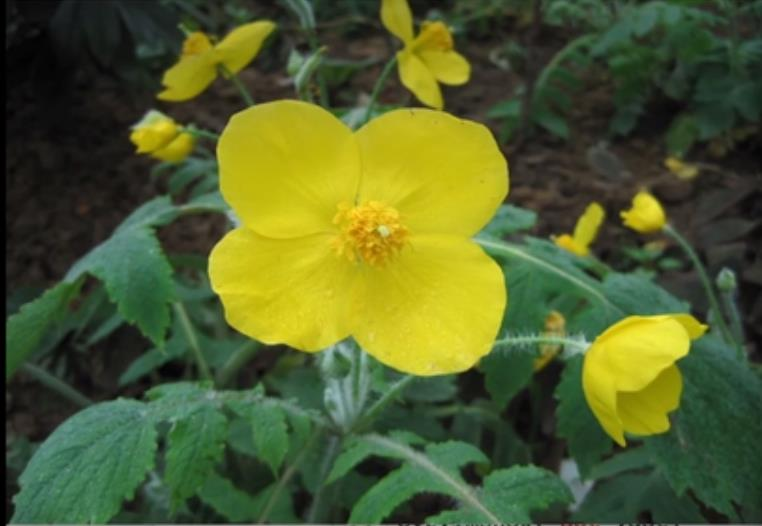
#> input picture opencv_python sample code/图片美化效果/01.jpg, 762 x 526 px
$ jupyter execute '彩色图片直方图.ipynb'
#> lines starting #> are read from the running program, lines starting #| are printed output that depends on the picture
[cell 1]
# 彩色图片直方图的绘制
import cv2
import numpy as np

# 直方图的绘制函数
def drawHist(img,type):
    color = (255,255,255)
    windowName = 'Gray'
    if type == 31:
        color = (255,0,0)
        windowName = 'B hist'
    elif type == 32:
        color = (0,255,0)
        windowName = 'G hist'
    elif type == 33:
        color = (0,0,255)
        windowName = 'R hist'
    # calcHist(images, channels, mask, histSize, ranges[, hist[, accumulate]]) -> hist
    hist = cv2.calcHist([img],[0],None,[256],[0.0,255.0])   # 计算直方图数据
    # 获取直方图的最小值，最大值，最小值下标，最大值下标
    # minMaxLoc(src[, mask]) -> minVal, maxVal, minLoc, maxLoc,src是指直方图数据
    minV,maxV,minIdx,maxIdx = cv2.minMaxLoc(hist)
    # 定义直方图画布
    histImg = np.zeros([256,256,3],np.uint8)
    # 绘制
    for h in range(256):
        intenNormal = int(hist[h]*256/maxV)
        cv2.line(histImg,(h,256),(h,256-intenNormal),color)
    cv2.imshow(windowName,histImg)

info = (500,500,3)
dst = cv2.imread("01.jpg")
#> dst is the input picture: shape (526, 762, 3); mean B, G, R 44.6, 94.4, 81.8
# 将图片的3个通道分离
channels = cv2.split(dst)
drawHist(channels[0],31)
#> in drawHist, `hist = cv2.calcHist([img],[0],None,[256],[0.0,255.0])`: hist = 256 values, max 8391 at index 34, min 0 at index 184, mean 1565.7
#> in drawHist, `minV,maxV,minIdx,maxIdx = cv2.minMaxLoc(hist)`: minV = 0; maxV = 8391; minIdx = (0, 184); maxIdx = (0, 34)
#> the loop in drawHist, `for h in range(256):` made 256 passes
#> intenNormal on passes 1 to 3: 73, 27, 20
#> after the loop in drawHist, `for h in range(256):`:
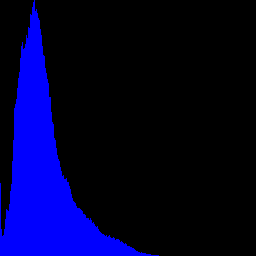
#> histImg: shape (256, 256, 3); mean of channels 0, 1, 2 47.2, 0, 0; drawn as B, G, R
drawHist(channels[1],32)
#> call 2 of drawHist, with type = 32
#> in drawHist (call 2), `hist = cv2.calcHist([img],[0],None,[256],[0.0,255.0])`: hist = 256 values, max 3668 at index 47, min 0 at index 240, mean 1565.7
#> in drawHist (call 2), `minV,maxV,minIdx,maxIdx = cv2.minMaxLoc(hist)`: maxV = 3668; minIdx = (0, 240); maxIdx = (0, 47)
#> the loop in drawHist (call 2), `for h in range(256):` made 256 passes
#> intenNormal on passes 1 to 3: 106, 46, 22
#> after the loop in drawHist (call 2), `for h in range(256):`:
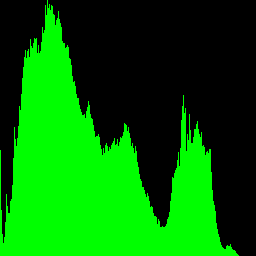
#> histImg: shape (256, 256, 3); mean of channels 0, 1, 2 0, 108.4, 0; drawn as B, G, R
drawHist(channels[2],33)
#> call 3 of drawHist, with type = 33
#> in drawHist (call 3), `hist = cv2.calcHist([img],[0],None,[256],[0.0,255.0])`: hist = 256 values, max 6388 at index 35, min 0 at index 255, mean 1565.7
#> in drawHist (call 3), `minV,maxV,minIdx,maxIdx = cv2.minMaxLoc(hist)`: maxV = 6388; minIdx = (0, 255); maxIdx = (0, 35)
#> the loop in drawHist (call 3), `for h in range(256):` made 256 passes
#> intenNormal on passes 1 to 3: 47, 31, 18
#> after the loop in drawHist (call 3), `for h in range(256):`:
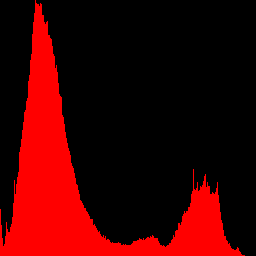
#> histImg: shape (256, 256, 3); mean of channels 0, 1, 2 0, 0, 62; drawn as B, G, R

# cv2.imshow("dst",dst)
cv2.waitKey(0)
cv2.destroyAllWindows()

$ run again, with opencv_python sample code/图片美化效果/girl.jpg copied over opencv_python sample code/图片美化效果/01.jpg
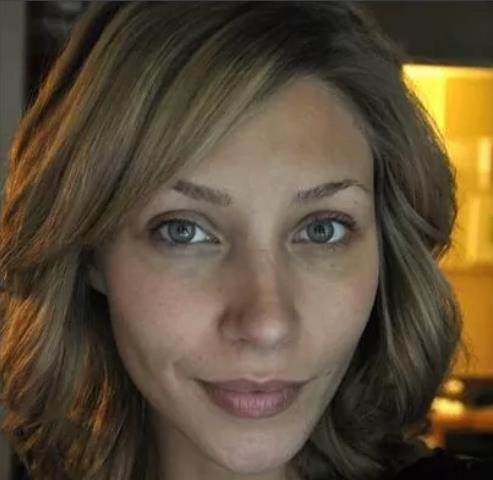
#> input picture opencv_python sample code/图片美化效果/girl.jpg, 493 x 480 px
#> dst is the input picture: shape (480, 493, 3); mean B, G, R 56, 76.6, 91
#> hist = 256 values, max 4048 at index 29, min 0 at index 186, mean 924.4
#> minV = 0; maxV = 4048; minIdx = (0, 186); maxIdx = (0, 29)
#> the loop in drawHist, `for h in range(256):` made 256 passes
#> intenNormal on passes 1 to 3: 21, 9, 14
#> hist = 256 values, max 3447 at index 40, min 0 at index 255, mean 924.2
#> maxV = 3447; minIdx = (0, 255); maxIdx = (0, 40)
#> the loop in drawHist (call 2), `for h in range(256):` made 256 passes
#> intenNormal on passes 1 to 3: 0, 1, 14
#> after the loop in drawHist (call 2), `for h in range(256):`:
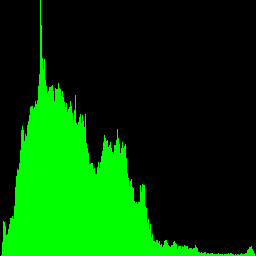
#> histImg: shape (256, 256, 3); mean of channels 0, 1, 2 0, 67.9, 0; drawn as B, G, R
#> hist = 256 values, max 3134 at index 43, min 0 at index 0, mean 920.8
#> maxV = 3134; minIdx = (0, 0); maxIdx = (0, 43)
#> the loop in drawHist (call 3), `for h in range(256):` made 256 passes
#> after the loop in drawHist (call 3), `for h in range(256):`:
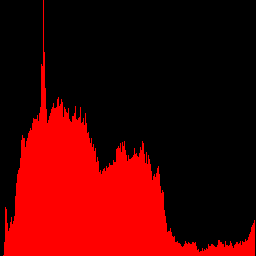
#> histImg: shape (256, 256, 3); mean of channels 0, 1, 2 0, 0, 74.4; drawn as B, G, R

$ run again, with opencv_python sample code/图片美化效果/noise.png saved as opencv_python sample code/图片美化效果/01.jpg
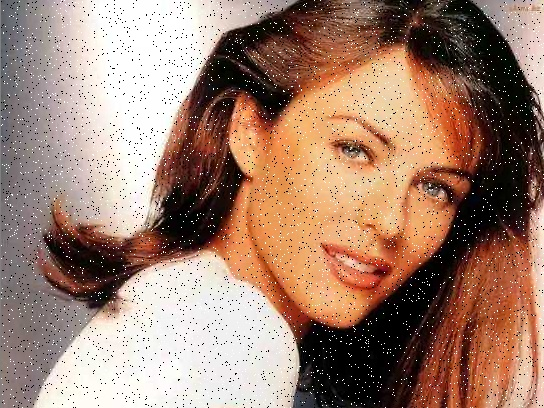
#> input picture opencv_python sample code/图片美化效果/noise.png, 544 x 408 px
#> dst is the input picture: shape (408, 544, 3); mean B, G, R 111.7, 128.5, 160.6
#> hist = 256 values, max 15071 at index 0, min 0 at index 255, mean 850.8
#> minV = 0; maxV = 15071; minIdx = (0, 255); maxIdx = (0, 0)
#> the loop in drawHist, `for h in range(256):` made 256 passes
#> intenNormal on passes 1 to 3: 256, 56, 65
#> hist = 256 values, max 9372 at index 0, min 0 at index 255, mean 846.8
#> maxV = 9372
#> the loop in drawHist (call 2), `for h in range(256):` made 256 passes
#> intenNormal on passes 1 to 3: 256, 74, 74
#> after the loop in drawHist (call 2), `for h in range(256):`:
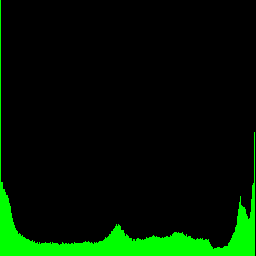
#> histImg: shape (256, 256, 3); mean of channels 0, 1, 2 0, 22.5, 0; drawn as B, G, R
#> hist = 256 values, max 5394 at index 254, min 0 at index 255, mean 822.3
#> maxV = 5394; maxIdx = (0, 254)
#> the loop in drawHist (call 3), `for h in range(256):` made 256 passes
#> intenNormal on passes 1 to 3: 200, 86, 83
#> after the loop in drawHist (call 3), `for h in range(256):`:
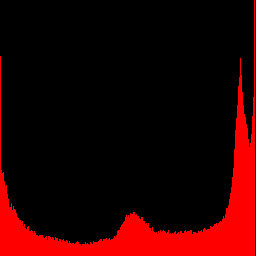
#> histImg: shape (256, 256, 3); mean of channels 0, 1, 2 0, 0, 38.4; drawn as B, G, R
